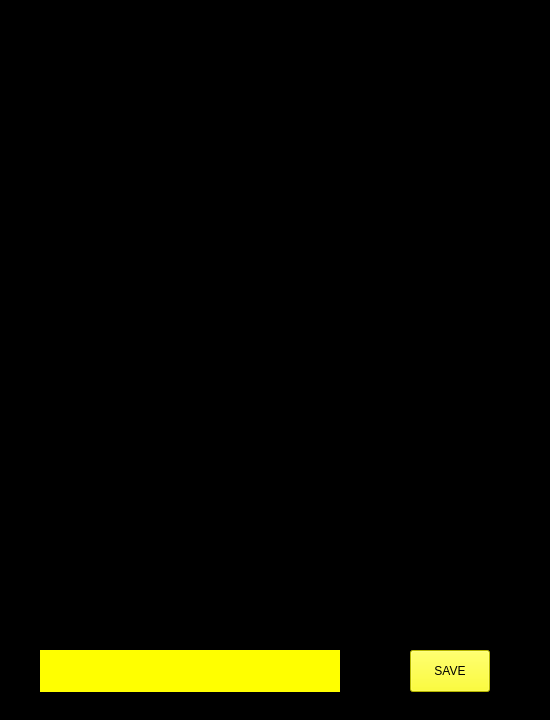
<?xml version="1.0" encoding="UTF-8"?>
<ui version="4.0">
 <class>Makerwindow</class>
 <widget class="QWidget" name="Makerwindow">
  <property name="geometry">
   <rect>
    <x>0</x>
    <y>0</y>
    <width>550</width>
    <height>720</height>
   </rect>
  </property>
  <property name="windowTitle">
   <string>Map Maker</string>
  </property>
  <property name="styleSheet">
   <string notr="true">background-color: rgb(0, 0, 0);</string>
  </property>
  <widget class="QPushButton" name="save">
   <property name="geometry">
    <rect>
     <x>410</x>
     <y>650</y>
     <width>80</width>
     <height>42</height>
    </rect>
   </property>
   <property name="styleSheet">
    <string notr="true">background-color: rgb(255, 255, 0);</string>
   </property>
   <property name="text">
    <string>SAVE</string>
   </property>
  </widget>
  <widget class="QLabel" name="mapmaker_logo">
   <property name="geometry">
    <rect>
     <x>40</x>
     <y>650</y>
     <width>300</width>
     <height>42</height>
    </rect>
   </property>
   <property name="styleSheet">
    <string notr="true">background-color: rgb(255, 255, 0);</string>
   </property>
   <property name="text">
    <string/>
   </property>
  </widget>
 </widget>
 <resources/>
 <connections/>
</ui>
